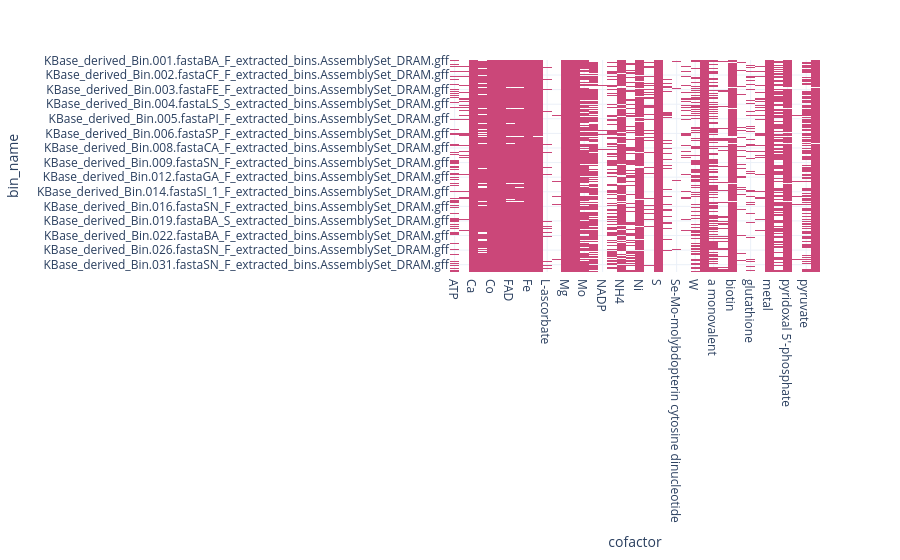

Source (notebook cell):
### Code cell
data = pd.read_csv(os.path.join(os.path.join(DATA_DIR, "cofactors", "bin-ec-cofactor.csv")))

data = data.dropna()
data_heatmap = data[["bin_name", "cofactor"]].drop_duplicates()
data_heatmap["count"] = 1
data_heatmap = data_heatmap.pivot(index="bin_name", columns="cofactor", values="count") #.pivot

# Can set a filter to only show specific bins

#(z, text_auto=True, aspect="auto")
fig = px.imshow(data_heatmap, aspect="auto") #
fig.update_coloraxes(showscale=False)
fig.update_layout(template='plotly_white')
#fig.update_yaxes(showticklabels=False)

### Figure 1 — Plotly figure (JSON) as saved in the notebook; plotly's stock layout.template omitted (floating-point values rounded to 4 significant figures; data arrays with more than 128 entries replaced by an {"elided": "..."} marker saying what was removed)
{"data": [{"coloraxis": "coloraxis", "hovertemplate": "cofactor: %{x}<br>bin_name: %{y}<br>color: %{z}<extra></extra>", "name": "0", "type": "heatmap", "x": ["ATP", "C", "Ca", "Cl", "Co", "Cu", "FAD", "FMN", "Fe", "K", "L-ascorbate", "La", "Mg", "Mn", "Mo", "NAD", "NADP", "NADPH", "NH4", "Na", "Ni", "O", "S", "S-adenosyl-L-methionine", "Se-Mo-molybdopterin cytosine dinucleotide", "V", "W", "Zn", "a monovalent", "an oxidized flavin", "biotin", "corrinoid", "glutathione", "homocitryl", "metal", "prenyl-FMN", "pyridoxal 5'-phosphate", "pyrroloquinoline quinone", "pyruvate", "thiamine diphosphate"], "xaxis": "x", "y": {"elided": "247 str values"}, "yaxis": "y", "z": {"elided": "247x40 int values"}}], "layout": {"coloraxis": {"colorscale": [[0, "#0d0887"], [0.1111, "#46039f"], [0.2222, "#7201a8"], [0.3333, "#9c179e"], [0.4444, "#bd3786"], [0.5556, "#d8576b"], [0.6667, "#ed7953"], [0.7778, "#fb9f3a"], [0.8889, "#fdca26"], [1, "#f0f921"]], "showscale": false}, "margin": {"t": 60}, "xaxis": {"anchor": "y", "domain": [0, 1], "title": {"text": "cofactor"}}, "yaxis": {"anchor": "x", "autorange": "reversed", "domain": [0, 1], "title": {"text": "bin_name"}}}}
